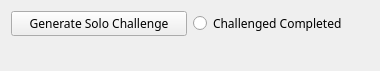
   <widget class="QWidget" name="verticalLayoutWidget">
    <property name="geometry">
     <rect>
      <x>930</x>
      <y>290</y>
      <width>380</width>
      <height>61</height>
     </rect>
    </property>
    <layout class="QVBoxLayout" name="verticalLayout">
     <item>
      <layout class="QHBoxLayout" name="horizontalLayout">
       <item>
        <widget class="QPushButton" name="solo_chal_button">
         <property name="font">
          <font>
           <family>Algerian</family>
          </font>
         </property>
         <property name="text">
          <string>Generate Solo Challenge</string>
         </property>
        </widget>
       </item>
       <item>
        <widget class="QRadioButton" name="solo_chal_comp">
         <property name="font">
          <font>
           <family>Algerian</family>
          </font>
         </property>
         <property name="text">
          <string>Challenged Completed</string>
         </property>
        </widget>
       </item>
      </layout>
     </item>
     <item>
      <widget class="QLabel" name="solo_chal_text">
       <property name="palette">
        <palette>
         <active>
          <colorrole role="WindowText">
           <brush brushstyle="SolidPattern">
            <color alpha="255">
             <red>0</red>
             <green>0</green>
             <blue>255</blue>
            </color>
           </brush>
          </colorrole>
         </active>
         <inactive>
          <colorrole role="WindowText">
           <brush brushstyle="SolidPattern">
            <color alpha="255">
             <red>0</red>
             <green>0</green>
             <blue>255</blue>
            </color>
           </brush>
          </colorrole>
         </inactive>
         <disabled>
          <colorrole role="WindowText">
           <brush brushstyle="SolidPattern">
            <color alpha="255">
             <red>120</red>
             <green>120</green>
             <blue>120</blue>
            </color>
           </brush>
          </colorrole>
         </disabled>
        </palette>
       </property>
       <property name="font">
        <font>
         <family>Algerian</family>
         <pointsize>10</pointsize>
        </font>
       </property>
       <property name="text">
        <string/>
       </property>
      </widget>
     </item>
    </layout>
   </widget>
